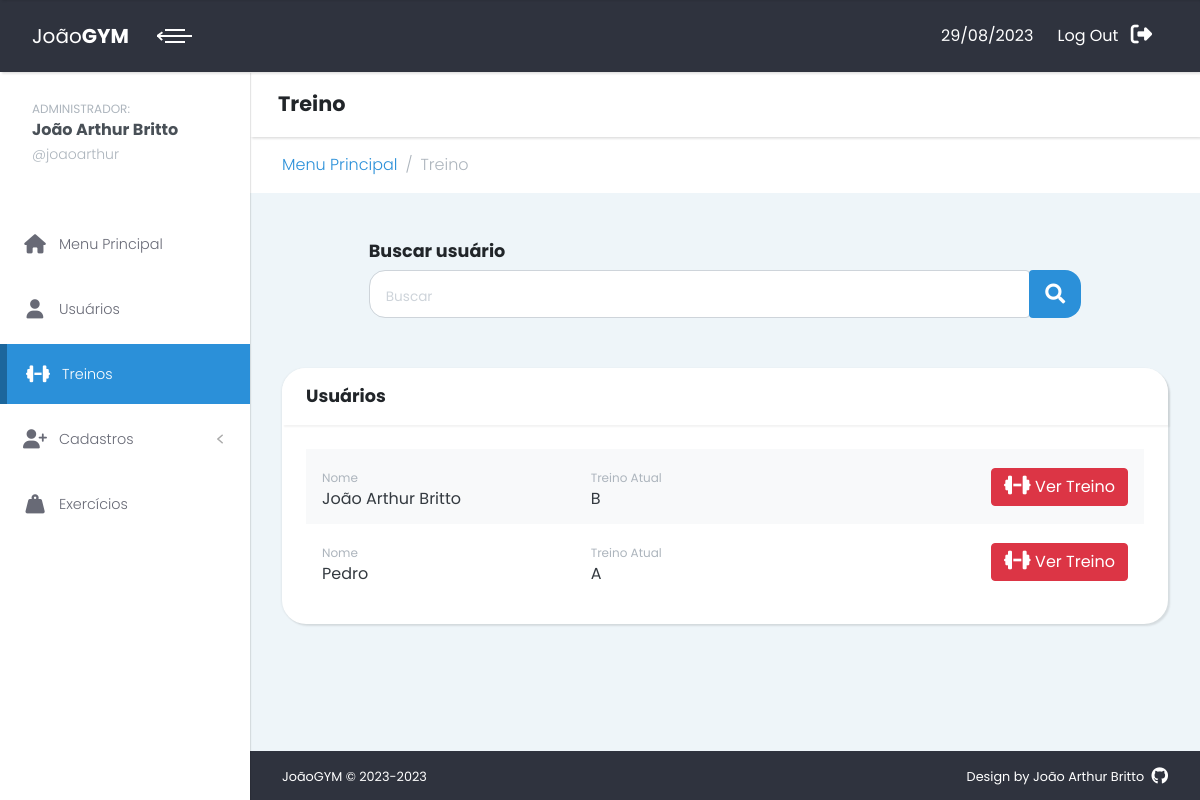
The page /treino/ (signed in) on the database as committed earlier.
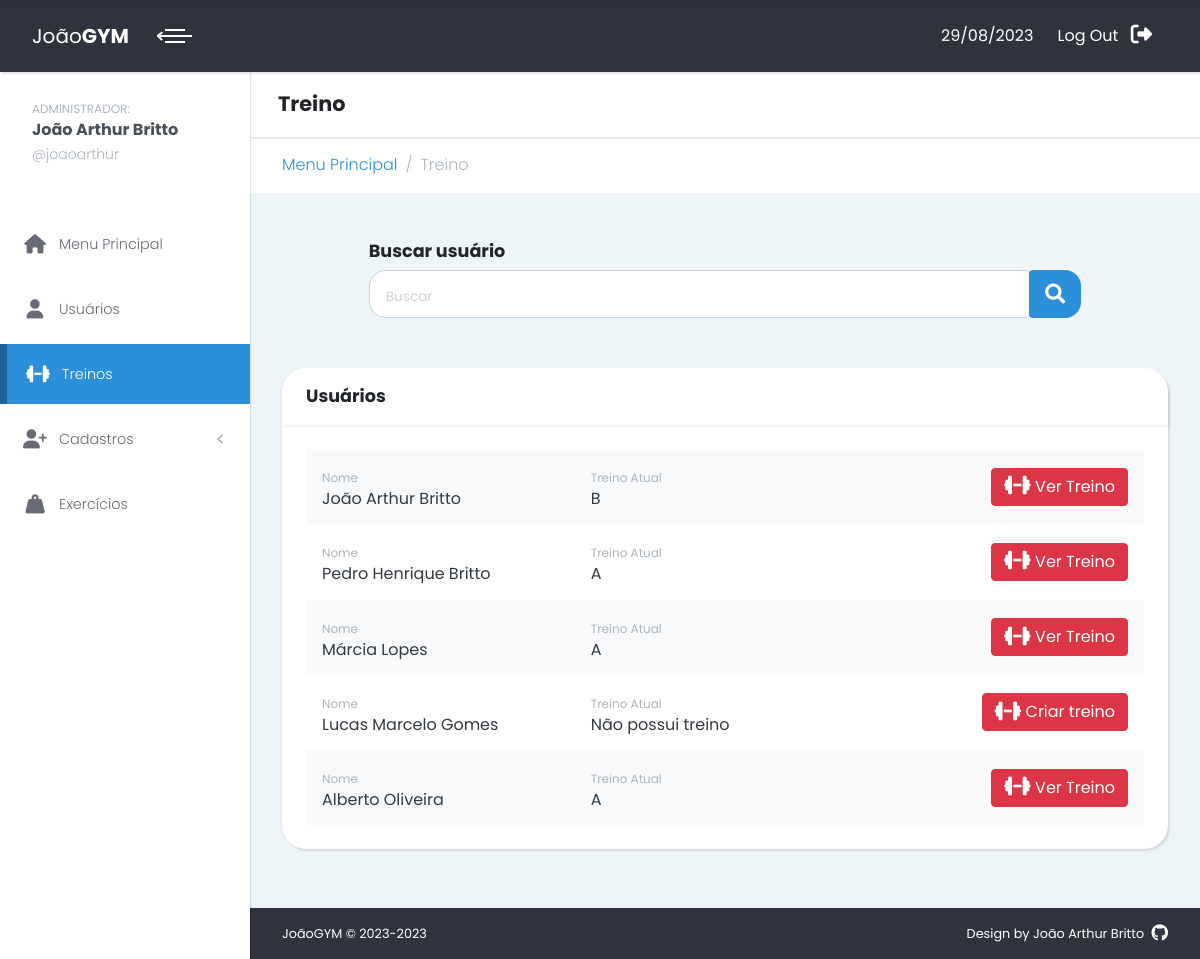
The same page on the database as committed later.
### cadastro/models.py (models this page shows, shortened)
class Person(models.Model):
    matricula = models.AutoField('Matrícula', primary_key=True)
    name = models.CharField('Nome', max_length=100)
    email = models.EmailField('E-mail')
    cpf = models.CharField('CPF', max_length=14, unique=True)
    birthDate = models.DateField('Data de nascimento')
    phone = models.CharField('Telefone', max_length=15)
    whatsapp = models.BooleanField('Possui whatsapp?', default=True)
    profileImage = models.ImageField('Imagem de perfil', upload_to ="profileImages/", blank=True)

### treino/models.py (models this page shows, shortened)
class Current_workout(models.Model):
    current_workout_person = models.OneToOneField(Person, on_delete=models.CASCADE, related_name="current_workout")
    name = models.OneToOneField(Workout, on_delete=models.CASCADE)

class Workout(models.Model):
    workout_person = models.ForeignKey(Person, on_delete=models.CASCADE, related_name='workouts')
    workout_name = models.CharField('Nome do treino', max_length=1, validators=[MaxLengthValidator(limit_value=1)])
    quantity = models.IntegerField('Quantidade de vezes')
    current_quantity = models.IntegerField('Atual quantidade',default=0, blank=True)

### treino/views.py (the view)
# urls.py: path('treino/', include('treino.urls')),
@login_required
def treino(request):
    people = Person.objects.all()
    search = request.GET.get("q")
    if search:
        people = Person.objects.filter(Q(name__icontains=search) | Q(email__icontains=search) | Q(cpf__icontains=search))
    context = {
        'people':people
    }
    return render(request, 'treino.html', context=context)

### usuarios/templatetags/customTags.py (called while the page is built)
@register.filter(expects_localtime=True)
def is_past(value):
    if isinstance(value, datetime):
        value = value.date()
    return value < date.today()

@register.filter
def starts_with(value, prefix):
    return value.startswith(prefix)

### treino/templates/treino.html (shortened to what this page needs)
{% extends 'layout.html' %}
{% load static %}
{% load customTags %}
{% block subtitle %}Treino{% endblock %}
{% block breadcrumbs %}
  <li class="breadcrumb-item"><a class="fw-light" href="{% url 'menu-principal' %}">Menu Principal</a></li>
  <li class="breadcrumb-item active fw-light">Treino</li>
{% endblock %}
{% block content %}
<form action="{% url 'treinos' %}" method="get">
  <h4 class="mt-5 w-75 text-start mx-auto">Buscar usuário</h4>
  <div class="input-group rounded w-75 mx-auto input-group-lg" role="search">
      <input type="search" class="form-control rounded-end rounded-4" placeholder="Buscar" name="q" aria-label="Search"
        aria-describedby="search-addon" />
      <button class="input-group-text border-0 btn-primary btn rounded-start rounded-4" type="submit" id="search-addon">
        <i class="fas fa-search text-white"></i>
      </button>
  </div>
</form>
<section class="forms">
  <div class="container-fluid">
    <div class="row">
      <div class="" id="">
          <div class="card mb-0 h-100">
            <div class="card-header d-flex align-items-center justify-content-between">
              <h3 class="h4 mb-0">Usuários</h3>
            </div>
            <div class="card-body">
              {% if people %}
                {% for person in people %}
                <div class="p-3 d-flex align-items-center {% cycle 'bg-light' '' %}">
                  <div class="col-4">
                    <small class="text-gray-500">Nome</small>
                    <h3 class="h5 fw-normal text-dark mb-0">{{person.name}}</h3>
                  </div>
                  <div class="col-4">
                    <small class="text-gray-500">Treino Atual</small>
                    {% if person.current_workout.name.workout_name %}
                      <h3 class="h5 fw-normal text-dark mb-0">{{person.current_workout.name.workout_name}}</h3>
                    {% else %}
                      <h3 class="h5 fw-normal text-dark mb-0">Não possui treino</h3>
                    {% endif %}
                  </div>
                  <div class="col d-flex justify-content-end">
                    {% if person.plan.expiration_date|is_past %}
                      <a class="btn btn-secondary" href="{% url 'renovar-assinatura' person.matricula %}">
                        Assinatura expirada
                      </a>
                    {% else %}
                        {% if person.current_workout.name.workout_name == '' %}
                          <a class="btn btn-danger" href="{% url 'criar-treino' person.matricula %}">
                            <i class="fa-solid fa-dumbbell fa-lg"></i>
                            Criar treino
                          </a>
                        {% else %}
                          <a class="btn btn-danger" href="{% url 'ver-treino' person.matricula person.current_workout.name.workout_name %}">
                            <i class="fa-solid fa-dumbbell fa-lg"></i>
                            Ver Treino
                          </a>
                        {% endif %}
                    {% endif %}
                  </div>
                </div>
                {% endfor %}
              {% else %}
                <div class="d-flex align-items-center justify-content-center">
                  <p>Não foi encontrado nenhum resultado com este nome</p>
                </div>
              {% endif %}
            </div>
          </div>
        </div>
    </div>
  </div>
</section>
{% endblock %}

Rows that differ between the two databases and show on the page:
changed Person: name "Pedro" → "Pedro Henrique Britto"
added Person: name "Márcia Lopes", current_workout.name.workout_name "A", shows "Ver Treino"
added Person: name "Lucas Marcelo Gomes", shows "Não possui treino", shows "Criar treino"
added Person: name "Alberto Oliveira", current_workout.name.workout_name "A", shows "Ver Treino"
